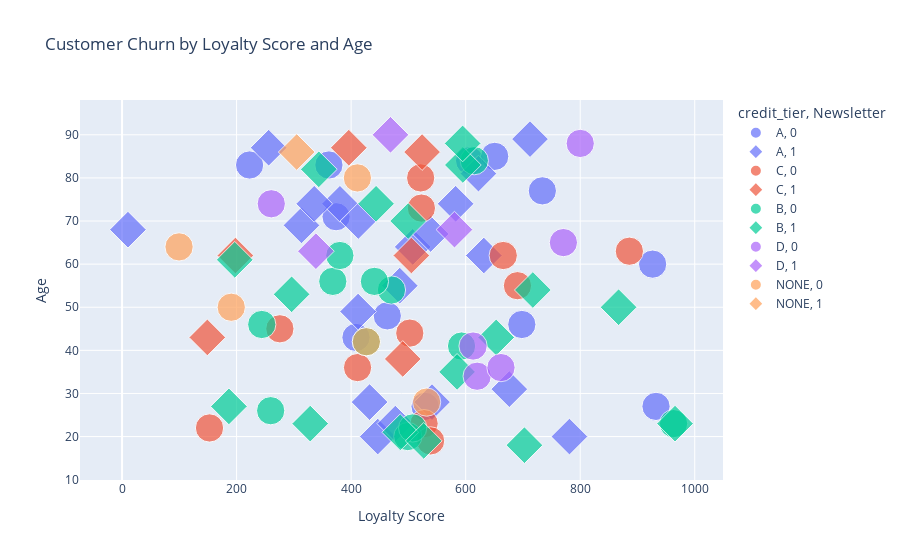

Write notebook code for a chart like this one.
### Code cell
fig = px.scatter(
    churn_attributes,
    x="loyalty_score",
    y="age",
    size="churned",
    color="credit_tier",
    symbol="newsletter_subscribed",
    hover_name="customer_id",
    title="Customer Churn by Loyalty Score and Age",
    labels={
        "loyalty_score": "Loyalty Score",
        "age": "Age",
        "churned": "Churned",
        "newsletter_subscribed": "Newsletter"
    },
    size_max=20
)
fig.show()

### Figure 1 — Plotly figure (JSON) as saved in the notebook; plotly's stock layout.template omitted (floating-point values rounded to 4 significant figures)
{"data": [{"hovertemplate": "<b>%{hovertext}</b><br><br>credit_tier=A<br>Newsletter=0<br>Loyalty Score=%{x}<br>Age=%{y}<br>Churned=%{marker.size}<extra></extra>", "hovertext": ["CUST008020", "CUST007949", "CUST016964", "CUST048057", "CUST002904", "CUST004591", "CUST029825", "CUST005150", "CUST036769", "CUST017434", "CUST016465", "CUST032848", "CUST010209", "CUST042302"], "legendgroup": "A, 0", "marker": {"color": "#636efa", "size": [1, 0, 0, 1, 1, 1, 1, 1, 1, 1, 1, 1, 1, 1], "sizemode": "area", "sizeref": 0.0025, "symbol": "circle"}, "mode": "markers", "name": "A, 0", "orientation": "v", "showlegend": true, "type": "scatter", "x": [926.5, 48.84, 752.1, 373.7, 361.2, 606.9, 733.9, 650.7, 463.2, 698.1, 529.2, 408.4, 222.7, 932.4], "xaxis": "x", "y": [60, 62, 25, 71, 83, 84, 77, 85, 48, 46, 27, 43, 83, 27], "yaxis": "y"}, {"hovertemplate": "<b>%{hovertext}</b><br><br>credit_tier=A<br>Newsletter=1<br>Loyalty Score=%{x}<br>Age=%{y}<br>Churned=%{marker.size}<extra></extra>", "hovertext": ["CUST004504", "CUST008841", "CUST045333", "CUST026089", "CUST012979", "CUST003275", "CUST018110", "CUST006733", "CUST022711", "CUST039593", "CUST036080", "CUST018745", "CUST035007", "CUST001154", "CUST005304", "CUST033575", "CUST005545", "CUST040196", "CUST021215", "CUST040015", "CUST001948"], "legendgroup": "A, 1", "marker": {"color": "#636efa", "size": [0, 1, 1, 1, 1, 1, 1, 1, 1, 1, 1, 1, 1, 1, 1, 1, 1, 1, 1, 1, 1], "sizemode": "area", "sizeref": 0.0025, "symbol": "diamond"}, "mode": "markers", "name": "A, 1", "orientation": "v", "showlegend": true, "type": "scatter", "x": [670.3, 313.3, 432.2, 380.5, 484.9, 781.2, 412.5, 582.5, 631.7, 712.3, 335.6, 256.0, 507.5, 446.5, 412.1, 10.3, 477.2, 622.3, 676.2, 541.3, 538.8], "xaxis": "x", "y": [64, 69, 28, 74, 55, 20, 70, 74, 62, 89, 74, 87, 64, 20, 49, 68, 23, 81, 31, 28, 67], "yaxis": "y"}, {"hovertemplate": "<b>%{hovertext}</b><br><br>credit_tier=C<br>Newsletter=0<br>Loyalty Score=%{x}<br>Age=%{y}<br>Churned=%{marker.size}<extra></extra>", "hovertext": ["CUST012863", "CUST003127", "CUST044698", "CUST010847", "CUST036644", "CUST035155", "CUST018206", "CUST009585", "CUST012601", "CUST006256", "CUST037867", "CUST043758"], "legendgroup": "C, 0", "marker": {"color": "#EF553B", "size": [1, 1, 1, 1, 1, 1, 1, 1, 1, 1, 0, 1], "sizemode": "area", "sizeref": 0.0025, "symbol": "circle"}, "mode": "markers", "name": "C, 0", "orientation": "v", "showlegend": true, "type": "scatter", "x": [152.7, 275.6, 690.4, 527.4, 411.2, 522.7, 502.4, 521.4, 538.8, 665.6, 380.7, 885.8], "xaxis": "x", "y": [22, 45, 55, 23, 36, 73, 44, 80, 19, 62, 38, 63], "yaxis": "y"}, {"hovertemplate": "<b>%{hovertext}</b><br><br>credit_tier=C<br>Newsletter=1<br>Loyalty Score=%{x}<br>Age=%{y}<br>Churned=%{marker.size}<extra></extra>", "hovertext": ["CUST011635", "CUST048954", "CUST018717", "CUST033337", "CUST005043", "CUST025322", "CUST041221"], "legendgroup": "C, 1", "marker": {"color": "#EF553B", "size": [1, 0, 1, 1, 1, 1, 1], "sizemode": "area", "sizeref": 0.0025, "symbol": "diamond"}, "mode": "markers", "name": "C, 1", "orientation": "v", "showlegend": true, "type": "scatter", "x": [490.1, 162.4, 148.9, 523.9, 505.2, 197.9, 395.9], "xaxis": "x", "y": [38, 56, 43, 86, 62, 62, 87], "yaxis": "y"}, {"hovertemplate": "<b>%{hovertext}</b><br><br>credit_tier=B<br>Newsletter=0<br>Loyalty Score=%{x}<br>Age=%{y}<br>Churned=%{marker.size}<extra></extra>", "hovertext": ["CUST009358", "CUST048588", "CUST039366", "CUST013355", "CUST023848", "CUST048656", "CUST030680", "CUST025480", "CUST007600", "CUST032450", "CUST019451", "CUST040664"], "legendgroup": "B, 0", "marker": {"color": "#00cc96", "size": [1, 1, 1, 1, 1, 1, 1, 1, 1, 1, 1, 1], "sizemode": "area", "sizeref": 0.0025, "symbol": "circle"}, "mode": "markers", "name": "B, 0", "orientation": "v", "showlegend": true, "type": "scatter", "x": [963.0, 426.6, 499.0, 368.0, 470.4, 615.1, 440.6, 592.8, 380.3, 259.5, 507.4, 243.9], "xaxis": "x", "y": [23, 42, 20, 56, 54, 84, 56, 41, 62, 26, 22, 46], "yaxis": "y"}, {"hovertemplate": "<b>%{hovertext}</b><br><br>credit_tier=B<br>Newsletter=1<br>Loyalty Score=%{x}<br>Age=%{y}<br>Churned=%{marker.size}<extra></extra>", "hovertext": ["CUST041934", "CUST019677", "CUST028646", "CUST046193", "CUST046491", "CUST037624", "CUST041439", "CUST007799", "CUST008237", "CUST019147", "CUST038047", "CUST021549", "CUST032691", "CUST023906", "CUST036483", "CUST024969", "CUST008417"], "legendgroup": "B, 1", "marker": {"color": "#00cc96", "size": [1, 1, 1, 1, 1, 1, 1, 1, 1, 1, 1, 1, 1, 1, 1, 1, 1], "sizemode": "area", "sizeref": 0.0025, "symbol": "diamond"}, "mode": "markers", "name": "B, 1", "orientation": "v", "showlegend": true, "type": "scatter", "x": [296.1, 702.6, 443.6, 328.5, 585.0, 965.6, 196.8, 343.5, 717.3, 499.6, 867.0, 485.8, 595.1, 653.3, 526.7, 186.6, 594.7], "xaxis": "x", "y": [53, 18, 74, 23, 35, 23, 61, 82, 54, 70, 50, 21, 83, 43, 19, 27, 88], "yaxis": "y"}, {"hovertemplate": "<b>%{hovertext}</b><br><br>credit_tier=D<br>Newsletter=0<br>Loyalty Score=%{x}<br>Age=%{y}<br>Churned=%{marker.size}<extra></extra>", "hovertext": ["CUST034229", "CUST003761", "CUST011623", "CUST041731", "CUST045471", "CUST033977"], "legendgroup": "D, 0", "marker": {"color": "#ab63fa", "size": [1, 1, 1, 1, 1, 1], "sizemode": "area", "sizeref": 0.0025, "symbol": "circle"}, "mode": "markers", "name": "D, 0", "orientation": "v", "showlegend": true, "type": "scatter", "x": [770.6, 612.9, 620.0, 661.7, 800.0, 260.5], "xaxis": "x", "y": [65, 41, 34, 36, 88, 74], "yaxis": "y"}, {"hovertemplate": "<b>%{hovertext}</b><br><br>credit_tier=D<br>Newsletter=1<br>Loyalty Score=%{x}<br>Age=%{y}<br>Churned=%{marker.size}<extra></extra>", "hovertext": ["CUST025255", "CUST038636", "CUST034147", "CUST016230"], "legendgroup": "D, 1", "marker": {"color": "#ab63fa", "size": [0, 1, 1, 1], "sizemode": "area", "sizeref": 0.0025, "symbol": "diamond"}, "mode": "markers", "name": "D, 1", "orientation": "v", "showlegend": true, "type": "scatter", "x": [225.2, 338.5, 580.4, 468.7], "xaxis": "x", "y": [79, 63, 68, 90], "yaxis": "y"}, {"hovertemplate": "<b>%{hovertext}</b><br><br>credit_tier=NONE<br>Newsletter=0<br>Loyalty Score=%{x}<br>Age=%{y}<br>Churned=%{marker.size}<extra></extra>", "hovertext": ["CUST032654", "CUST041539", "CUST000427", "CUST039530", "CUST019800"], "legendgroup": "NONE, 0", "marker": {"color": "#FFA15A", "size": [1, 1, 1, 1, 1], "sizemode": "area", "sizeref": 0.0025, "symbol": "circle"}, "mode": "markers", "name": "NONE, 0", "orientation": "v", "showlegend": true, "type": "scatter", "x": [190.7, 426.6, 531.8, 410.9, 99.53], "xaxis": "x", "y": [50, 42, 28, 80, 64], "yaxis": "y"}, {"hovertemplate": "<b>%{hovertext}</b><br><br>credit_tier=NONE<br>Newsletter=1<br>Loyalty Score=%{x}<br>Age=%{y}<br>Churned=%{marker.size}<extra></extra>", "hovertext": ["CUST008691", "CUST025363"], "legendgroup": "NONE, 1", "marker": {"color": "#FFA15A", "size": [0, 1], "sizemode": "area", "sizeref": 0.0025, "symbol": "diamond"}, "mode": "markers", "name": "NONE, 1", "orientation": "v", "showlegend": true, "type": "scatter", "x": [893.4, 304.9], "xaxis": "x", "y": [55, 86], "yaxis": "y"}], "layout": {"legend": {"itemsizing": "constant", "title": {"text": "credit_tier, Newsletter"}, "tracegroupgap": 0}, "title": {"text": "Customer Churn by Loyalty Score and Age"}, "xaxis": {"anchor": "y", "domain": [0, 1], "title": {"text": "Loyalty Score"}}, "yaxis": {"anchor": "x", "domain": [0, 1], "title": {"text": "Age"}}}}
